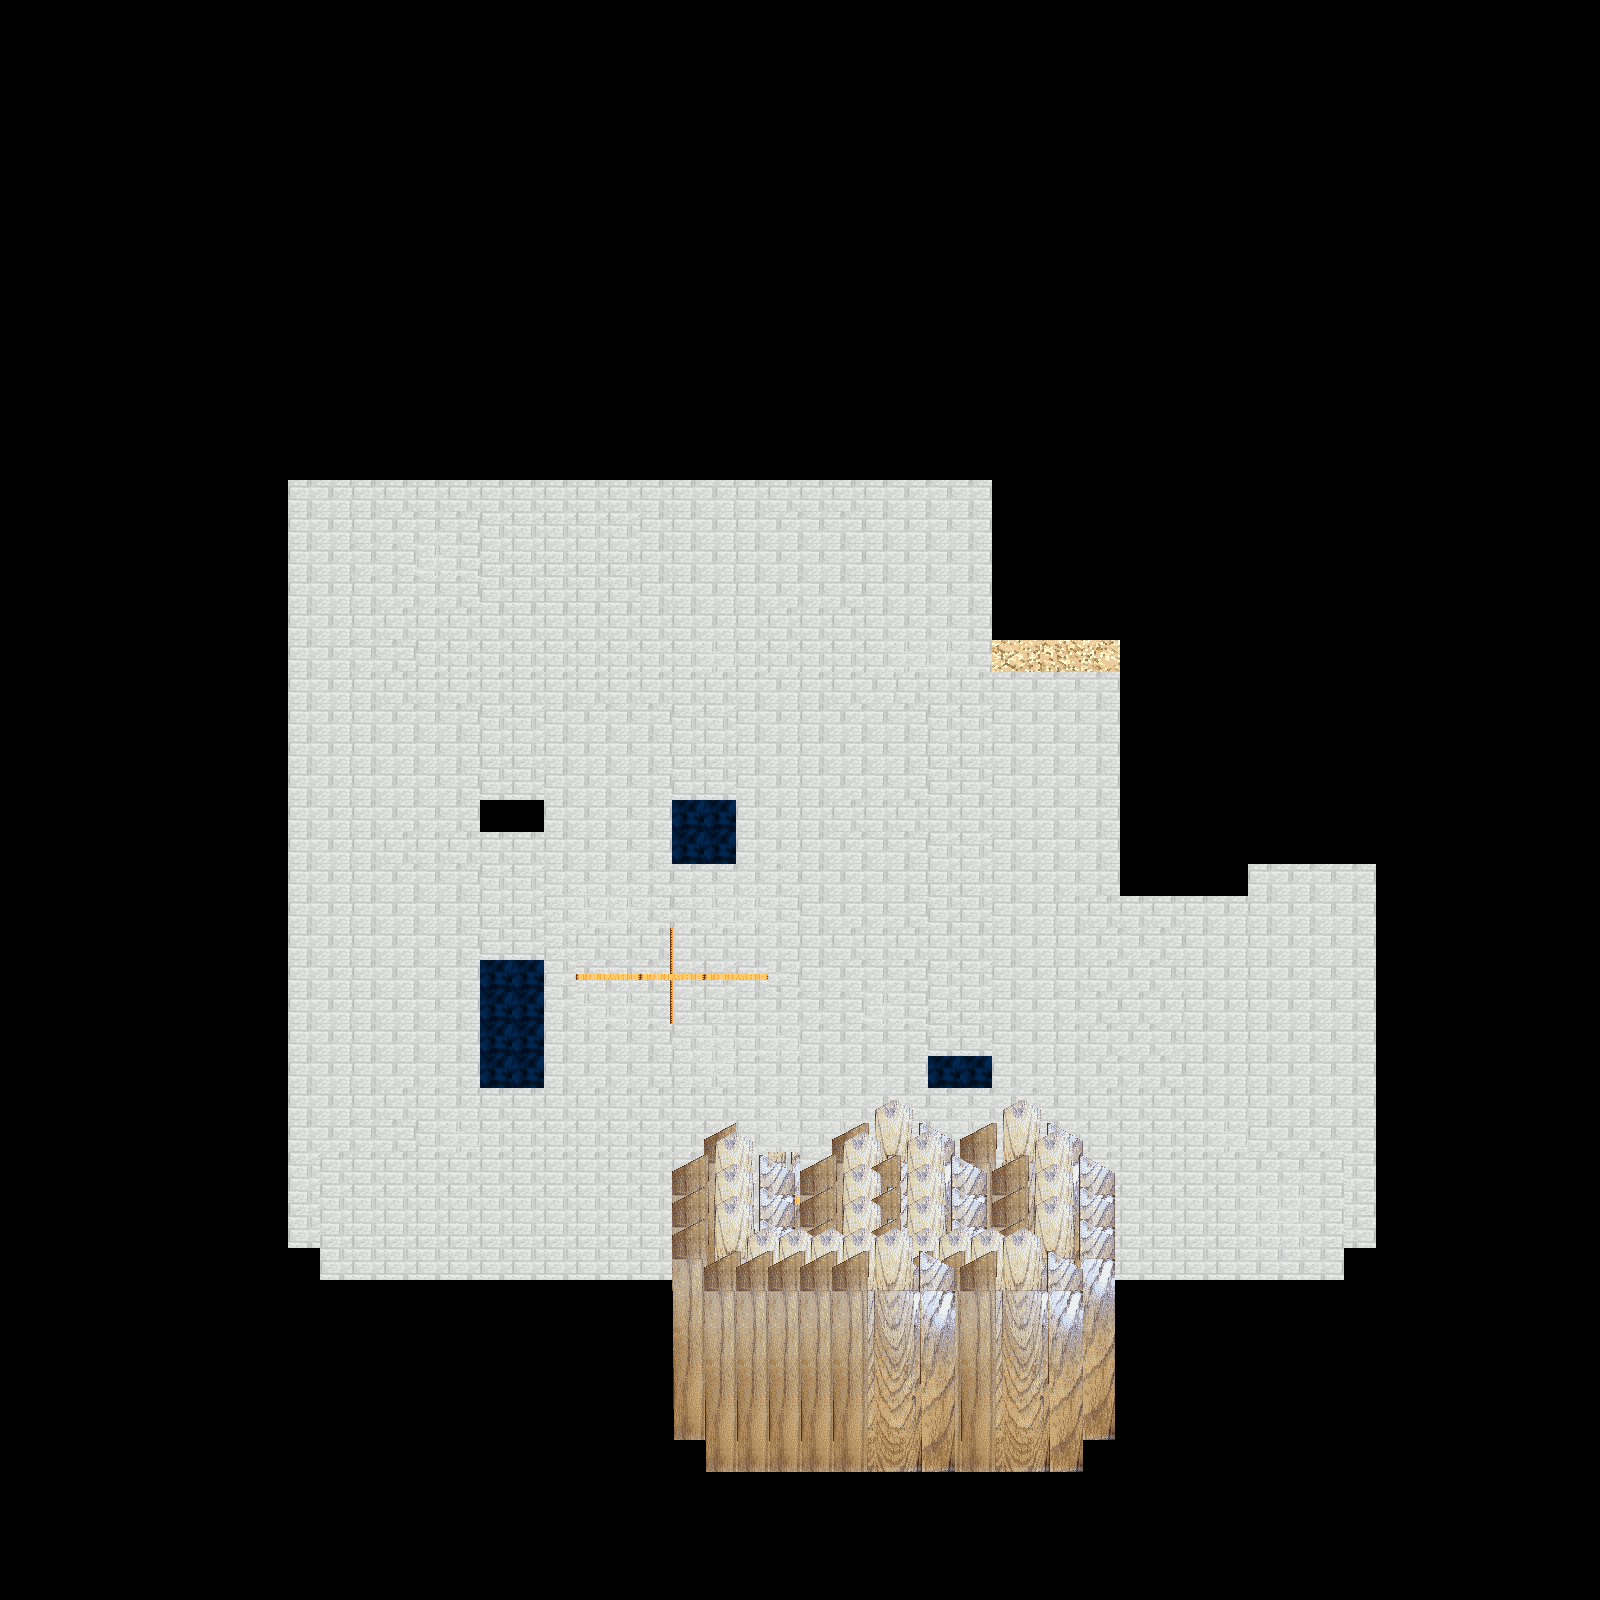

This game map was drawn from its Tiled (.tmx) file and the tilesets committed beside it. A one-line description and the trimmed map source follow:
An orthogonal 50x50 tile map with 32x32 px tiles, 2 tile layers (Floor, Walls), 1 hidden layer not drawn, 3 tilesets and 16 objects (4x door, 3x yellow_door, 2x table, 2x notebook, 2x plant, ...).

<map version="1.10" tiledversion="1.11.2" orientation="orthogonal" renderorder="right-down" width="50" height="50" tilewidth="32" tileheight="32" infinite="0" nextlayerid="5" nextobjectid="17">
 <editorsettings>
  <export target="schoolhouse.lua" format="lua" />
 </editorsettings>
 <tileset firstgid="1" name="objects" tilewidth="256" tileheight="256" tilecount="4" columns="0">
  <grid orientation="orthogonal" width="1" height="1" />
  <tile id="0">
   <image source="../assets/images/walls/wall.png" width="128" height="128" />
  </tile>
  <tile id="1">
   <image source="../assets/images/floors/floor.png" width="128" height="128" />
  </tile>
  <tile id="2">
   <image source="../assets/images/walls/wall_fade.png" width="256" height="256" />
  </tile>
  <tile id="3">
   <image source="../assets/images/walls/window.png" width="256" height="256" />
  </tile>
 </tileset>
 <tileset firstgid="5" name="floors" tilewidth="256" tileheight="256" tilecount="3" columns="0" tilerendersize="grid">
  <grid orientation="orthogonal" width="1" height="1" />
  <tile id="0">
   <image source="../assets/images/floors/floor.png" width="128" height="128" />
  </tile>
  <tile id="1">
   <image source="../assets/images/floors/floor_class.png" width="128" height="128" />
  </tile>
  <tile id="2">
   <image source="../assets/images/floors/floor_outside.png" width="256" height="256" />
  </tile>
 </tileset>
 <tileset firstgid="8" name="walls" tilewidth="256" tileheight="256" tilecount="4" columns="0" tilerendersize="grid">
  <grid orientation="orthogonal" width="1" height="1" />
  <tile id="0">
   <image source="../assets/images/walls/wall.png" width="128" height="128" />
  </tile>
  <tile id="1">
   <image source="../assets/images/walls/wall_fade.png" width="256" height="256" />
  </tile>
  <tile id="2">
   <image source="../assets/images/walls/window.png" width="256" height="256" />
  </tile>
  <tile id="3">
   <image source="../assets/images/objects/fence.png" width="251" height="244" />
  </tile>
 </tileset>
 <layer id="2" name="Floor" width="50" height="50">
  <data>[2500 cells, 291 non-empty, 3 distinct tile ids]</data>
 </layer>
 <layer id="1" name="Walls" width="50" height="50">
  <data>[2500 cells, 256 non-empty, 3 distinct tile ids]</data>
 </layer>
 <objectgroup color="#ff00ff" id="3" name="Objects">
  <object id="1" name="door" x="768" y="1144">
   <properties>
    <property name="dir" value="right" />
   </properties>
   <point />
  </object>
  <object id="13" name="door" x="1056" y="1112">
   <properties>
    <property name="dir" value="left" />
   </properties>
   <point />
  </object>
  <object id="2" name="door" x="800" y="1112">
   <properties>
    <property name="dir" value="left" />
   </properties>
   <point />
  </object>
  <object id="16" name="door" x="880" y="768">
   <properties>
    <property name="dir" value="up" />
   </properties>
   <point />
  </object>
  <object id="3" name="yellow_door" x="576" y="1240">
   <properties>
    <property name="dir" value="right" />
   </properties>
   <point />
  </object>
  <object id="4" name="yellow_door" x="992" y="1240">
   <properties>
    <property name="dir" value="left" />
   </properties>
   <point />
  </object>
  <object id="12" name="exit_door" x="784" y="1344">
   <properties>
    <property name="dir" value="up" />
   </properties>
   <point />
  </object>
  <object id="11" name="yellow_door" x="784" y="1032">
   <properties>
    <property name="dir" value="down" />
   </properties>
   <point />
  </object>
  <object id="5" name="table" x="600" y="1136">
   <properties>
    <property name="dir" value="right" />
   </properties>
   <point />
  </object>
  <object id="7" name="table" x="968" y="1136">
   <properties>
    <property name="dir" value="right" />
   </properties>
   <point />
  </object>
  <object id="6" name="notebook" x="600" y="1128">
   <properties>
    <property name="id" value="1" />
   </properties>
   <point />
  </object>
  <object id="8" name="notebook" x="968" y="1128">
   <properties>
    <property name="id" value="2" />
   </properties>
   <point />
  </object>
  <object id="9" name="plant" x="824" y="1320">
   <point />
  </object>
  <object id="10" name="plant" x="744" y="1320">
   <point />
  </object>
  <object id="14" name="npc" x="784" y="1216">
   <properties>
    <property name="actor" value="tutor_baldi" />
   </properties>
   <point />
  </object>
  <object id="15" name="spawn" x="784" y="1248">
   <point />
  </object>
 </objectgroup>
 <imagelayer id="4" name="reference" visible="0">
  <image source="../assets/images/map.jpg" width="1629" height="1900" />
 </imagelayer>
</map>